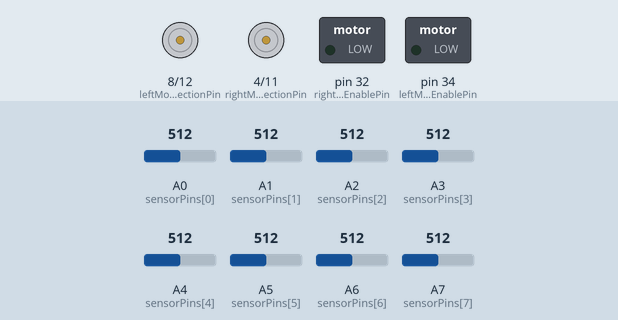
The sketch below on a simulated Arduino Mega 2560, built with avr-gcc and run on an emulated ATmega2560. Parts: direction and speed pins drawn as motors (green arrow = direction pin HIGH = forward, orange = LOW = backward, longer = more drive), switched loads named in the sketch (green lamp = pin HIGH). Inputs (shaded band) come from the test bench; at power-on: A0 (sensorPins[0]) = 512, A1 (sensorPins[1]) = 512, A2 (sensorPins[2]) = 512, A3 (sensorPins[3]) = 512, A4 (sensorPins[4]) = 512, A5 (sensorPins[5]) = 512, A6 (sensorPins[6]) = 512, A7 (sensorPins[7]) = 512.

Above: at 1.2 s.
1.3 s: A0 (sensorPins[0]) set to 484
At 2.5 s:
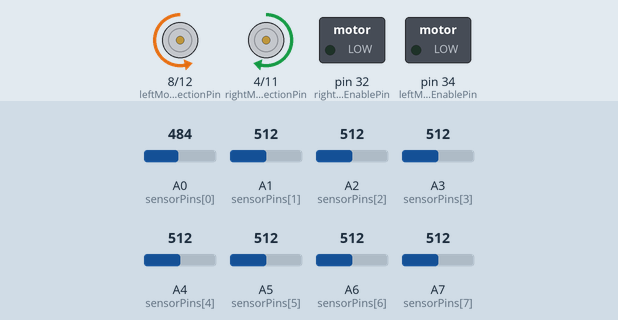
2.8 s: A0 (sensorPins[0]) set to 510
At 4.0 s:
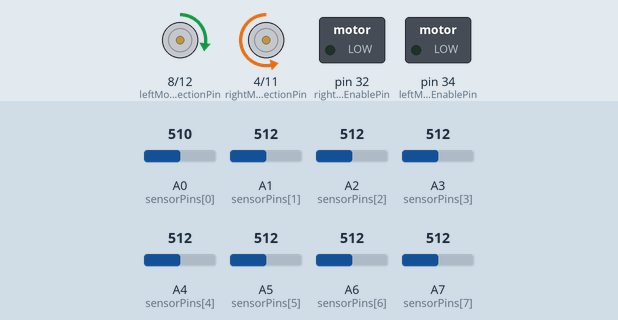
Timing chart, 0 to 3.3 s (numbered marks = the images above; inputs shaded):
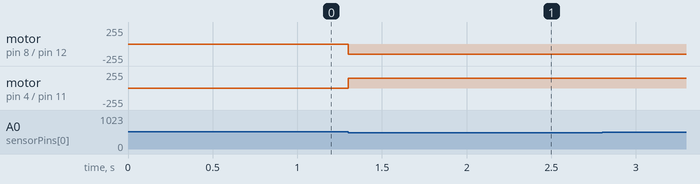

Measured:
- the behaviour switches between 501 and 500 on A0 (sensorPins[0]) (found by bisection; images 0 and 1)

The sketch:

sketch_nov30c.ino
```cpp
// Motor Driver Pins
const int leftMotorEnablePin = 34;
const int leftMotorDirectionPin = 8;
const int leftMotorSpeedPin = 12;

const int rightMotorEnablePin = 32;
const int rightMotorDirectionPin = 4;
const int rightMotorSpeedPin = 11;

// QTR Sensor Pins
const int numSensors = 8;
const int sensorPins[numSensors] = {A0, A1, A2, A3, A4, A5, A6, A7};

// Motor Speeds
const int baseSpeed = 150;
int leftSpeed = baseSpeed;
int rightSpeed = baseSpeed;

void setup() {
  // Motor Driver Setup
  pinMode(leftMotorEnablePin, OUTPUT);
  pinMode(leftMotorDirectionPin, OUTPUT);
  pinMode(leftMotorSpeedPin, OUTPUT);

  pinMode(rightMotorEnablePin, OUTPUT);
  pinMode(rightMotorDirectionPin, OUTPUT);
  pinMode(rightMotorSpeedPin, OUTPUT);
}

void loop() {
  // Read sensor values
  int sensorValues[numSensors];
  for (int i = 0; i < numSensors; ++i) {
    sensorValues[i] = analogRead(sensorPins[i]);
  }

  // Calculate error
  int error = calculateError(sensorValues);

  // Adjust motor speeds based on error
  leftSpeed = baseSpeed - error;
  rightSpeed = baseSpeed + error;

  // Clip motor speeds to a reasonable range
  leftSpeed = constrain(leftSpeed, 0, 255);
  rightSpeed = constrain(rightSpeed, 0, 255);

  // Set motor speeds
  analogWrite(leftMotorSpeedPin, leftSpeed);
  analogWrite(rightMotorSpeedPin, rightSpeed);

  // Line-following logic
  if (error > 0) {
    // Turn right
    turnRight();
  } else {
    // Turn left
    turnLeft();
  }
}

void turnRight() {
  digitalWrite(leftMotorDirectionPin, HIGH);
  digitalWrite(rightMotorDirectionPin, LOW);
  analogWrite(leftMotorSpeedPin, baseSpeed);
  analogWrite(rightMotorSpeedPin, baseSpeed);
}

void turnLeft() {
  digitalWrite(leftMotorDirectionPin, LOW);
  digitalWrite(rightMotorDirectionPin, HIGH);
  analogWrite(leftMotorSpeedPin, baseSpeed);
  analogWrite(rightMotorSpeedPin, baseSpeed);
}

void moveForward() {
  digitalWrite(leftMotorDirectionPin, HIGH);
  digitalWrite(rightMotorDirectionPin, HIGH);
  analogWrite(leftMotorSpeedPin, baseSpeed);
  analogWrite(rightMotorSpeedPin, baseSpeed);
}

int calculateError(const int sensorValues[]) {
  // You may need to adjust these values based on your specific setup
  const int threshold = 500;  // Adjust threshold based on sensor characteristics
  const int centerSensor = numSensors / 2;

  int weightedSum = 0;
  int totalWeight = 0;

  for (int i = 0; i < numSensors; ++i) {
    int weight = i - centerSensor;
    totalWeight += weight;
    if (sensorValues[i] > threshold) {
      weightedSum += weight;
    }
  }

  if (totalWeight == 0) {
    return 0;  // Avoid division by zero
  }

  // Calculate error as the weighted sum divided by the total weight
  return (weightedSum * 100) / totalWeight;
}
```
